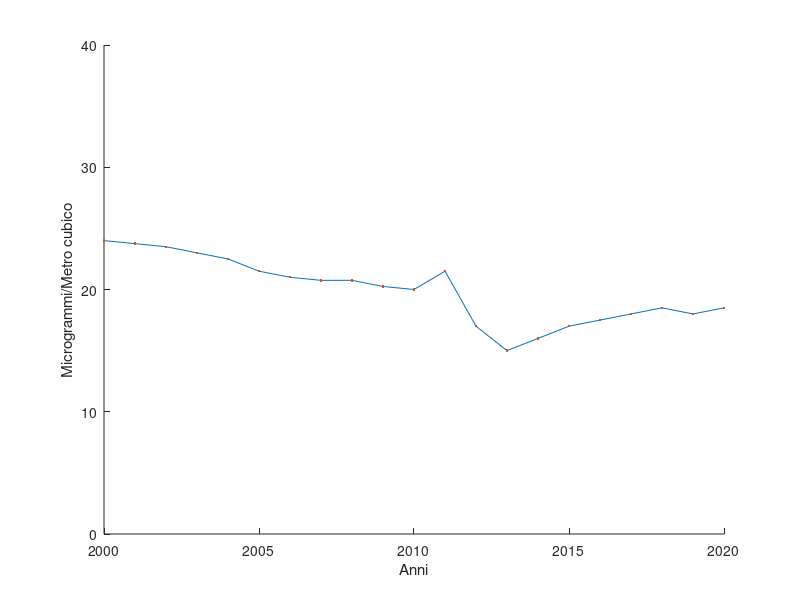

Recreate this plot in MATLAB.
x = [2000 2001 2002 2003 2004 2005 2006 2007 2008 2009 2010 2011 2012 2013 2014 2015 2016 2017 2018 2019 2020];

y = [24 23.75 23.5 23 22.5 21.5 21 20.75 20.75 20.25 20 21.5 17 15 16 17 17.5 18 18.5 18 18.5];

ylim([0 40]);
xlabel('Anni')
ylabel('Microgrammi/Metro cubico')
hold on
plot(x,y);
plot(x,y,'.')
